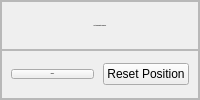
            <widget class="QFrame" name="ResetFrame">
             <property name="frameShape">
              <enum>QFrame::Shape::StyledPanel</enum>
             </property>
             <property name="frameShadow">
              <enum>QFrame::Shadow::Raised</enum>
             </property>
             <layout class="QVBoxLayout" name="verticalLayout_4" stretch="0,0">
              <property name="spacing">
               <number>0</number>
              </property>
              <property name="leftMargin">
               <number>0</number>
              </property>
              <property name="topMargin">
               <number>0</number>
              </property>
              <property name="rightMargin">
               <number>0</number>
              </property>
              <property name="bottomMargin">
               <number>0</number>
              </property>
              <item>
               <widget class="QFrame" name="LostOrBrokeTitleFrame">
                <property name="frameShape">
                 <enum>QFrame::Shape::StyledPanel</enum>
                </property>
                <property name="frameShadow">
                 <enum>QFrame::Shadow::Raised</enum>
                </property>
                <layout class="QVBoxLayout" name="verticalLayout_10">
                 <item>
                  <widget class="QLabel" name="LostOrBrokeTitle">
                   <property name="font">
                    <font>
                     <family>Segoe UI</family>
                     <pointsize>-1</pointsize>
                     <bold>true</bold>
                    </font>
                   </property>
                   <property name="text">
                    <string>Lost or Broke the Overlay?</string>
                   </property>
                   <property name="alignment">
                    <set>Qt::AlignmentFlag::AlignCenter</set>
                   </property>
                  </widget>
                 </item>
                </layout>
               </widget>
              </item>
              <item>
               <widget class="QFrame" name="panicButtonFrame">
                <property name="frameShape">
                 <enum>QFrame::Shape::StyledPanel</enum>
                </property>
                <property name="frameShadow">
                 <enum>QFrame::Shadow::Raised</enum>
                </property>
                <layout class="QHBoxLayout" name="horizontalLayout_3">
                 <property name="spacing">
                  <number>9</number>
                 </property>
                 <property name="leftMargin">
                  <number>9</number>
                 </property>
                 <item>
                  <widget class="QPushButton" name="panicButton">
                   <property name="sizePolicy">
                    <sizepolicy hsizetype="Minimum" vsizetype="Fixed">
                     <horstretch>0</horstretch>
                     <verstretch>0</verstretch>
                    </sizepolicy>
                   </property>
                   <property name="font">
                    <font>
                     <pointsize>-1</pointsize>
                     <bold>true</bold>
                    </font>
                   </property>
                   <property name="toolTip">
                    <string>Resets all values to default</string>
                   </property>
                   <property name="toolTipDuration">
                    <number>0</number>
                   </property>
                   <property name="whatsThis">
                    <string>Resets everything to default - Scale, position, distance fade, opacity, what controller the overlay is attached to, showing trackers battery levels.</string>
                   </property>
                   <property name="styleSheet">
                    <string notr="true"/>
                   </property>
                   <property name="text">
                    <string>RESET</string>
                   </property>
                  </widget>
                 </item>
                 <item>
                  <widget class="QPushButton" name="resetPositionButton">
                   <property name="toolTip">
                    <string>Resets only position</string>
                   </property>
                   <property name="whatsThis">
                    <string>Resets only the position of the overlay and what controller it is attached to. It will attemp to bind to the left one and fall back to the right one. If neither are available it will show in front of you.</string>
                   </property>
                   <property name="text">
                    <string>Reset Position</string>
                   </property>
                  </widget>
                 </item>
                </layout>
               </widget>
              </item>
             </layout>
            </widget>
